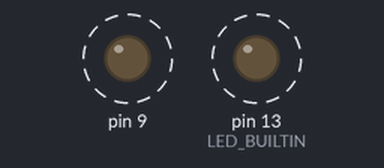
A sketch run on a simulated Arduino Uno, built with avr-gcc and run on an emulated ATmega328P. Shown: output pins drawn as LEDs (lit = HIGH). Dashed ring = blinking. What the sketch prints to the serial monitor is not drawn.

Above: at 0.1 s.
Timing chart, 0 to 40.0 s (numbered marks = the images above):
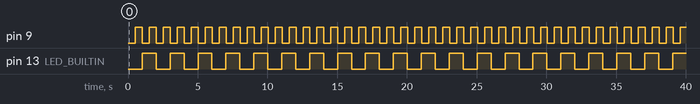

The sketch:

armain.ino
```cpp
#include "rururu.h"

Process P10;
Process P05;
Process test;
Process S10;
Process C10;

void setup(void) {
	Serial.begin(9600);
	pinMode(LED_BUILTIN, OUTPUT);
	digitalWrite(LED_BUILTIN, LOW);   // turn the LED on (HIGH is the voltage level)
	pinMode(9, OUTPUT);

	P10.Properties(true, 0, 2, 0, 0, 1000, "P10", dosomething10);
	P05.Properties(true, 0, 2, 0, 0, 500, "P05", dosomething05);
	test.Properties(true, 0, 2, 0, 0, 333, "TST", dosomethingtest);
	S10.Properties(true, 0, 0, 0, 0, 1000, "S10", dosomethingS10);
	C10.Properties(true, 0, 0, 0, 0, 333, "C10", dosomethingC10);
}

void loop(void) {
	P10.Start();
	P05.Start();
	test.Start();
	S10.Start();
    C10.Start();


	_printf("Hi");
}
```

rururu.cpp
```cpp
#include <Arduino.h>
#include "rururu.h"
// *.cpp로 쓸때는 사용해야함

void dosomethingS10(Process *p) {
	_printf("%d ", p->resetTime);
}

void dosomethingtest(Process *p) {
	switch(p->cnt) {
		case 0:
			break;
		case 1:
			break;
	}
}

void dosomething10(Process *p) {
	switch(p->cnt) {
		case 0:
			digitalWrite(LED_BUILTIN, HIGH);
			break;
		case 1:
			digitalWrite(LED_BUILTIN, LOW);
			break;
	}
}

void dosomething05(Process *p) {
	switch(p->cnt) {
		case 0:
			digitalWrite(9, HIGH);
			break;
		case 1:
			digitalWrite(9, LOW);
			break;
	}
}

void dosomethingC10(Process *p) {
	_printf("%s ", "C10C10 C10C10 C10C10");
}
```

rururu.h
```cpp
#define DEBUG

// util.ino
void _printf(const char *s, ...);

class Process {
public:
	boolean run;
	unsigned char cnt;
	unsigned char MAX_PROCESS;
	unsigned int currTime;
	unsigned int prevTime;
	unsigned int resetTime;
	const char* name;
	void (*fp)(Process *);

	void Start(void);
	void Kill(void);
	void Properties(boolean run_t, unsigned char cnt_t, unsigned char maxpro_t, unsigned int ct_t, unsigned int pt_t, unsigned int rst_t, const char* str_t, void (*fp_t)(Process *));
	~Process(void);
protected:

};

// rururu.ino
void dosomethingtest(Process *p);
void dosomething05(Process *p);
void dosomething10(Process *p);
void dosomethingS10(Process *p);
void dosomethingC10(Process *p);
```

util.cpp
```cpp
#include <Arduino.h>
#include "rururu.h"
// *.cpp로 쓸때는 사용해야함
boolean mutex = true;

void _printf(const char *s, ...) {
	va_list args;
	va_start(args, s);
	int n = vsnprintf(NULL, 0, s, args); //문자열 길이를 먼저 구함    
	char *str = new char[n+1]; //메모리 할당    
	vsprintf(str, s, args); //실제 내용을 복사    
	va_end(args);
	Serial.print(str);
	delete [] str; //메모리 해제
}

void Process::Properties(boolean run_t, unsigned char cnt_t, unsigned char maxpro_t, unsigned int ct_t, unsigned int pt_t, unsigned int rst_t, const char* str_t, void (*fp_t)(Process *)) {
	this->run = run_t;
	this->cnt = cnt_t;
	this->MAX_PROCESS = maxpro_t;
	this->currTime = ct_t;
	this->prevTime = pt_t;
	this->resetTime = rst_t;
	this->name = str_t;
	this->fp = fp_t;
}

void Process::Start() {
	if (this->run == false) return;
	this->currTime = millis();

	if (this->currTime >= this->prevTime + this->resetTime) {
		if (mutex) {
			mutex = false;
#ifdef DEBUG
		if (this->cnt || this->MAX_PROCESS)
			_printf("PID: %s-%02d // ", this->name, this->cnt);
		else
			_printf("PID: %s-00 // ", this->name);
#endif
			this->fp(this);
		}
#ifdef DEBUG
		Serial.println();
#endif
		if (this->cnt || this->MAX_PROCESS) {
			this->cnt++;
			if (this->cnt == this->MAX_PROCESS) this->cnt = 0;
		}
		this->prevTime = this->currTime;
		mutex = true;
	}
}

void Process::Kill(void) {
	this->run = false;;
	if(this) free(this);
}

Process::~Process(void) {
	//if (buffer) free(buffer);
}
```

Measured:
- by itself, pin 9: alternates HIGH for 0.50 s and LOW for 0.50 s
- by itself, pin 13 (LED_BUILTIN): alternates HIGH for 1.0 s and LOW for 1.0 s
